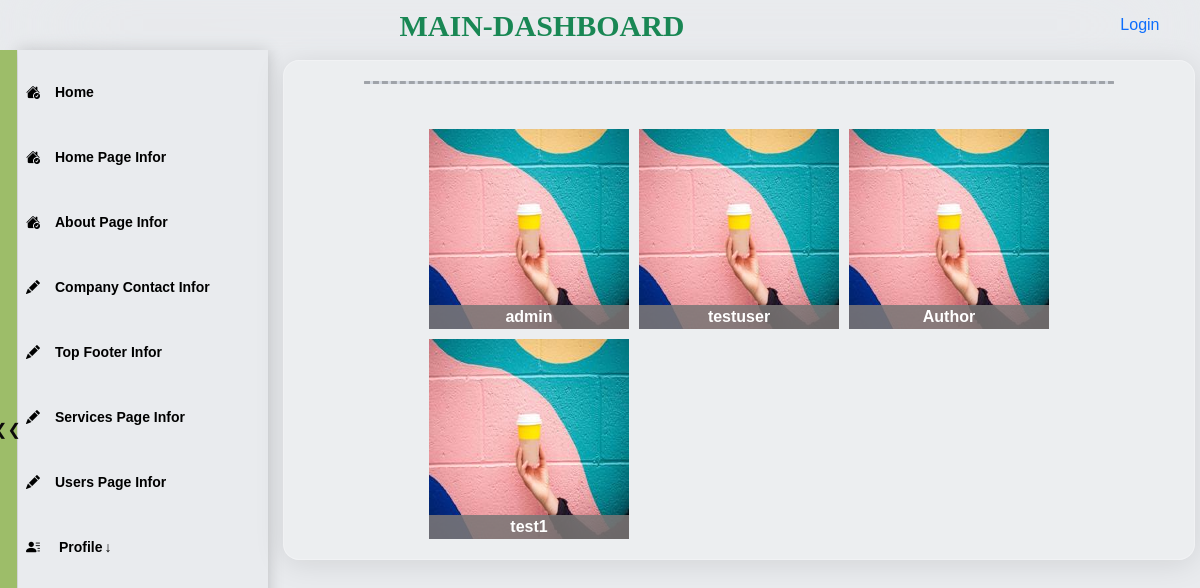
The page /users/user-list/ on the database as committed earlier.
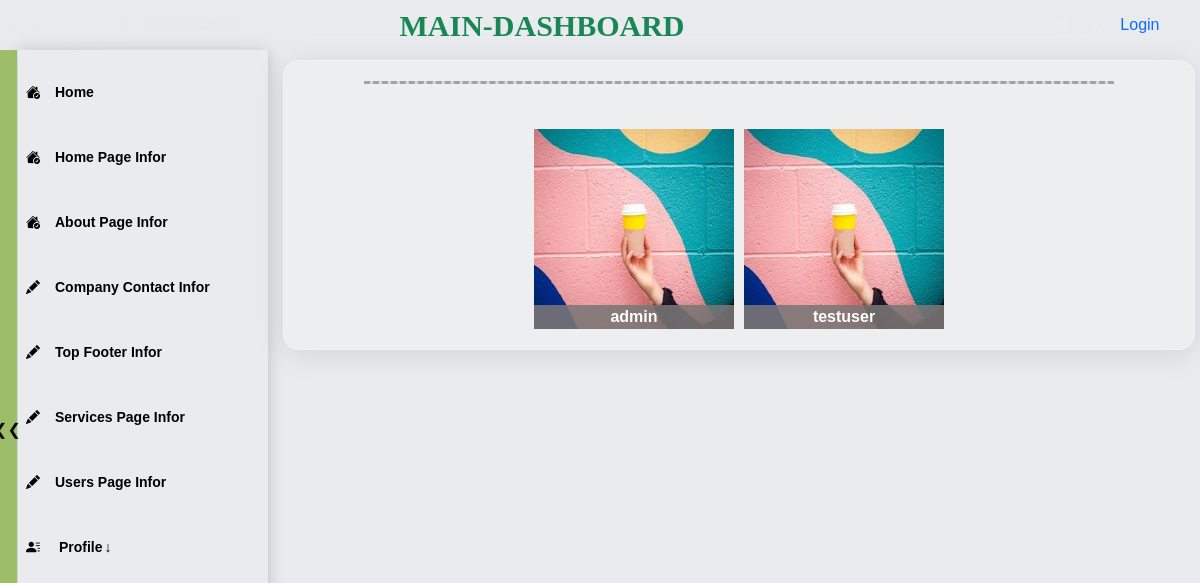
The same page on the database as committed later.
### users/models.py (models this page shows, shortened)
class Profile(models.Model):
    is_staff = models.BooleanField(default=False)
    user = models.OneToOneField(User, on_delete=models.CASCADE) # Delete profile when user is deleted
    phone_number = PhoneNumberField()
    country= CountryField(blank=True)
    title = models.CharField(default='This is the default, title change it in profile.', max_length=200, null=True)
    desc_text='Hey, there is a default text description about you that you can change it by clicking "Edit" or going'
    desc = models.TextField(default=desc_text, max_length=200, null=True)
    image = models.ImageField(default='default.jpg', upload_to='profile_pics')
    github = models.CharField(default='input you Github link here.', max_length=1000, null=True, blank=True)
    facebook = models.CharField(default='input you Facebook link here.', max_length=1000, null=True, blank=True)
    googleplus = models.CharField(default='input you Google+ link here.', max_length=1000, null=True, blank=True)
    instagram = models.CharField(default='input you Instagram link here.', max_length=1000, null=True, blank=True)

### users/admin_views/users_list_views.py (the view)
# urls.py: path('user-list/', user_list, name='user_list'),
def user_list(request):
    profiles = Profile.objects.all()
    return render(request, 'maindashboard/users_admin/users_list.html', {'profiles': profiles})

### templates/maindashboard/users_admin/users_list.html (shortened to what this page needs)
{% extends 'maindashboard/dashboard_base.html' %}
{% load static %}
{% block css %}
<link rel="stylesheet" href="{% static 'css/description.css' %}" type="text/css">
<link rel="stylesheet" href="{% static 'css/about.css' %}" type="text/css">
{% endblock css %}
{% block content %}
 <section class=" description">
    <div id="description-page"  class=" container-xxl">
        <div class="dev text-center">
          <h2 ><hr style="margin: 0.5rem 0; border-top: 3px dashed black; background: none;"> </h2>
        </div>
        <div class=" about-list edit-icon-h ">
            {% if  profiles %}
            {% for profile in profiles %}
            <div class="about--list">
                <a href="{% url 'user_detail' user_id=profile.user.id %}">
                    <img src="{{profile.image.url}}" width="200" height="200" alt="">
                    <div class="bottom-name">{{ profile.user.username }}
                    </div>
                </a>
            </div>
            {% endfor %}
            {% else %}
                <p> No Imformation Available </p>
            {% endif %}
        </div>
    </div>
  </section>
{% endblock content %}

### templates/maindashboard/dashboard_base.html (shortened to what this page needs)
{% load static %}
<!doctype html>
<html>
<head>
    <link rel="stylesheet" type="text/css"href="https://cdnjs.cloudflare.com/ajax/libs/font-awesome/6.2.0/css/all.min.css">
    <link href="https://cdn.jsdelivr.net/npm/bootstrap@5.3.1/dist/css/bootstrap.min.css" rel="stylesheet">
    <link rel="stylesheet" href="https://cdn.jsdelivr.net/npm/bootstrap-icons@1.10.5/font/bootstrap-icons.css">
    <link rel="stylesheet" href="{% static 'css/blogdashboard/style.css' %}">
    <link rel="stylesheet" href="{% static 'css/blogdashboard/dashboard_nav.css' %}">
    <link rel="stylesheet" href="{% static 'css/blogdashboard/dashboard_sidebar.css' %}">
    <link rel="stylesheet" href="{% static 'css/blogdashboard/dashboard_sidebar.css' %}">
    <link rel="stylesheet" href="{% static 'css/dashboard_all_pages.css' %}">
    {% block css%} {% endblock css%}
</head>
<body class="preload">
    <header class="header">
        <div id="logo">
            <div class="logo">
                main-dashboard
            </div>
        </div>
        <div class="user nav-item dropdown">
            {% if user.is_authenticated %}
              <a class="dropdown-toggle" style="background:none; "id="dropdownMenuButton1" data-bs-toggle="dropdown" aria-expanded="false">
                    <img src="{{user.profile.image.url}}" width="40" height="40" class="rounded-circle" alt="Avatar">
              </a>
                <ul class="dropdown-menu" aria-labelledby="dropdownMenuButton1">
                  <li> <a href="#" class="dropdown-item">
                        <i class="fa fa-user"></i> Profile
                    </a></li>
                    <!-- <a href="#" class="dropdown-item">
                        <i class="fa fa-calendar-o"></i> Calendar
                    </a> -->
                    <li> <a href="{% url 'password_change' %}" class="dropdown-item">
                        <i class="fa fa-lock"></i> Change password
                    </a></li>
                    <li><hr class="dropdown-divider"></li>
                    <li> <a href="{% url 'logout' %}" class="dropdown-item">
                        <i class="fa fa-person-walking-arrow-right"></i> Logout
                    </a> </li>
                  </ul>
            {% else %}
                <a href="{% url 'user:Login' %}">
                    <span>Login</span>  </a>
            {%endif %}
        </div>
    </header>
    <main class="body-container containerl-xxl">
        <div class="item" id="side-bar">
            <div class="side__links">
                <a href="{% url 'main_dashboard_home' %}" class="side__link side__link--active">
                    <i class="bi bi-house-check-fill"></i>
                    Home
                </a>
                <a href="{% url 'home_page_view' %}" class="side__link side__link--active">
                    <i class="bi bi-house-check-fill"></i>
                    Home Page Infor
                </a>
                <a href="{% url 'about_page_view' %}" class="side__link side__link--active">
                    <i class="bi bi-house-check-fill"></i>
                    About Page Infor
                </a>
                <a href="{% url 'companycontact_info_view' %}" class="side__link ">
                    <i class="bi bi-pencil-fill"></i>
                    Company Contact Infor
                </a>
                <a href="{% url 'top_footer_view' %}" class="side__link ">
                    <i class="bi bi-pencil-fill"></i>
                    Top Footer Infor
                </a>
                <a href="{% url 'view_service_categories' %}" class="side__link ">
                    <i class="bi bi-pencil-fill"></i>
                    Services Page Infor
                </a>
                <a href="{% url 'user_list' %}" class="side__link ">
                    <i class="bi bi-pencil-fill"></i>
                    Users Page Infor
                </a>
                <div class="side__link dropdown">
                    <span class="dropdown-btn" aria-expanded="false">
                        <i class="bi bi-person-lines-fill"></i>
                        Profile<span style="padding-left: 2px;">&darr;</span>
                    </span>
                </div>
            </div>
        </div>
        <div class="item" id="main">
            <div>
                {% block content %}
                {% endblock content %}
            </div>
        </div>
    </main>
    <button id="hide-button" ><div class="indicator"></div></button>
</body>
</html>

### static/css/blogdashboard/style.css (style rules this page uses)
body { margin: 0; background-color: #e9ebee; --header-height: 50px; margin: var(--header-height) 0 0 0; font-family: sans-serif; cursor: default; }
a { text-decoration: none; }
.body-container { display: grid; }
@media (min-width:888px) { #hide-button { display: flex; position: fixed; top: 50px; width: 17px; height: 95%; border: none; padding-left: 4px; border-image: initial; background-color: rgb(157 189 105); color: rgb(12 10 10); font-size: 16px; cursor: pointer; z-index: 1; align-items: center; justify-content: center; } }
@media (min-width:888px) { .body-container { grid-template-columns: 250px auto; grid-template-areas: 'sidebar main'; grid-gap: 10px; margin-left: 18px; } }
@media (min-width:888px) { #side-bar { grid-area: sidebar; position: fixed; height: 100%; width: 250px; } }
@media (min-width:888px) { #main { grid-area: main; } }

### static/css/blogdashboard/dashboard_nav.css (style rules this page uses)
.header { position: fixed; z-index: 200; top: 0; left: 0; width: 100%; height: var(--header-height); display: grid; backdrop-filter: blur(60px); -webkit-backdrop-filter: blur(3px); }
#logo { display: flex; align-items: center; justify-content: center; grid-column: 6; font-family: emoji; font-weight: 700; color: #198754; text-transform: uppercase; }
.logo { font-size: 30px !important; }
.user { display: flex; align-items: center; grid-column: 9; }
@media (min-width: 888px) { .header { display: grid; align-items: center; justify-content: space-around; } }
@media (min-width: 888px) { .user { grid-column: 12; display: inline-flex; justify-content: right; margin-right: 4px; } }

### static/css/blogdashboard/dashboard_sidebar.css (style rules this page uses)
a { text-decoration: none; }
#main { padding: 10px 5px; }
.side__links { box-shadow: 0 0 15px rgba(0, 0, 0, 0.2); height: inherit; width: 100%; padding-top: 20px; transition: transform 0.3s; }
.side__link { display: flex; color: rgb(0,0,0); font-weight: bold; font-size: 14px; text-decoration: none; cursor: pointer; padding: 12px 3px; margin: 0 5px 20px 5px; transition: transform 0.3s; flex-wrap: wrap; }
.side__link>i, .side__link span .bi { margin-right: 15px; }
#side-bar .dropdown-btn { display: block; width: 100%; }
#side-bar .dropdown { position: relative; }
@media (min-width:891px) { .side__link.dropdown { width: auto; } }

### static/css/dashboard_all_pages.css (style rules this page uses)
.edit-icon-h { position: relative; }

### static/css/description.css (style rules this page uses)
main { height: 0; }
.description { background: rgba(255, 255, 255, 0.15); border-radius: 16px; box-shadow: 0 4px 30px rgba(0, 0, 0, 0.1); border: 1px solid rgba(255, 255, 255, 0.27); }
@media (min-width: 992px) { #description-page { padding-left: 80px; padding-right: 80px; } }

### static/css/about.css (style rules this page uses)
.description { background: rgba(255, 255, 255, 0.15); border-radius: 16px; box-shadow: 0 4px 30px rgba(0, 0, 0, 0.1); border: 1px solid rgba(255, 255, 255, 0.27); }
.dev { background-color: #d6dbe3; margin-top: 20px; border-radius: 20px; }
.about-list { display: grid; grid-template-columns: repeat(auto-fit, 200px); grid-gap:10px; margin-top: 20px; margin-bottom: 20px; justify-content: center; grid-auto-flow: dense; }
.about--list { position: relative; display: flex; flex-direction: column; align-items: center; width: fit-content; }
.bottom-name { position: absolute; bottom: 0; background: #7b7777de; width: 100%; text-align: center; color: white; font-weight: 600; }
@media (min-width: 992px) { #description-page { padding-left: 80px; padding-right: 80px; } }

### templates/maindashboard/users_admin/users_list.html (style rules this page uses)
.about-list { padding-top: 25px; }

Rows that differ between the two databases and show on the page:
removed Profile: image (placeholder picture), user.username "Author"
removed Profile: image (placeholder picture), user.username "test1"
